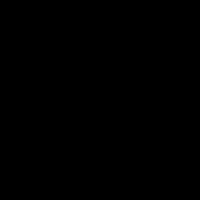
Frame 1 (no input)
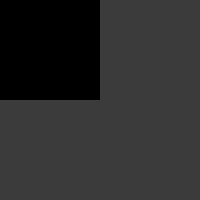
Frame 60 (the mouse pressed at the canvas centre just before this capture)
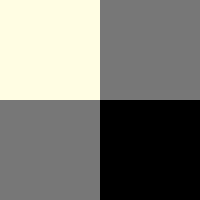
Frame 120 (the mouse held since frame 60 and released just before this capture)

The Processing sketch that drew these frames (run headless with seeded random() and noise(); from frame 60 on, the mouse is pressed at the canvas centre):

// Processing sketch: Cours7
// ── Cours7.pde
/* Exercice 7.1
 Votre enseignant a deux oreilles et mesure 3 m.    F
 Votre enseignant a deux oreilles ou mesure 3 m.    V
 Votre enseignant a deux oreilles et ne mesure pas 3 m.    V
 Votre enseignant a deux oreilles ou ne mesure pas 3 m.    V
 Votre enseignant n'a pas deux oreilles et ne mesure pas 3 m.     F
 Votre enseignant n'a pas deux oreilles ou ne mesure pas 3 m.     V
 
 
 Exercice 7.2
 x = 5 et y = 6.
 
 !(x > 6)             V                    
 (x == 6 && x == 5)   F
 (x == 6 || x == 5)   V 
 (x > -1 && y < 10)   V
 
 Exercice 7.3
 
 (x > 10 && x < 5)
 x ne peut pas etre superieur à 10 et inférieur à 5.
 
 Exercice 7.4
 
 
 int x = 50;
 int y = 50;
 int w = 100;
 int h = 75;
 
 void setup() {
 size(200, 200);
 }
 
 void draw() {
 background(0);
 frameRate(1);
 
 stroke(255);
 if (mouseX > x && mouseX < x+w && mouseY > y && mouseY < y+h) {
 fill(255,123,0);
 } else {
 fill(0,123,0);
 }
 rect(x, y, w, h);
 }
 
 Exercice 7.5
 */

int increase1, increase2, increase3, increase4;
void setup() {
  size(200, 200);
}

void draw() {
  // étape 1
  background(255);

  // étape 2
  stroke(0);
  line(width / 2, 0, width / 2, height);
  line(0, height / 2, width, height / 2);

  noStroke();
  fill(increase1);
  rect(0, 0, width / 2, height / 2);
  fill(increase2);
  rect(width / 2, 0, width / 2, height / 2);
  fill(increase3);
  rect(0, height / 2, width / 2, height / 2);
  fill(increase4);
  rect(width / 2, height / 2, width / 2, height / 2);

  fill(0);
  
  constrain(increase1, 0, 255);
  increase1++;
  constrain(increase2, 0, 255);
  increase2++;
  constrain(increase3, 0, 255);
  increase3++;
  constrain(increase4, 0, 255);
  increase4++;

  if (mouseX < width / 2 && mouseY < height / 2) {
    rect(0, 0, width / 2, height / 2);
    increase1-=11;
  } else if (mouseX > width / 2 && mouseY < height / 2) {
    rect(width / 2, 0, width / 2, height / 2);
    increase2-=11;
  } else if (mouseX < width / 2 && mouseY > height / 2) {
    rect(0, height / 2, width / 2, height / 2);
    increase3-=11;
  } else {
    // quadrant inférieur droit
    rect(width / 2, height / 2, width / 2, height / 2);
    increase4-=11;
  }
}
